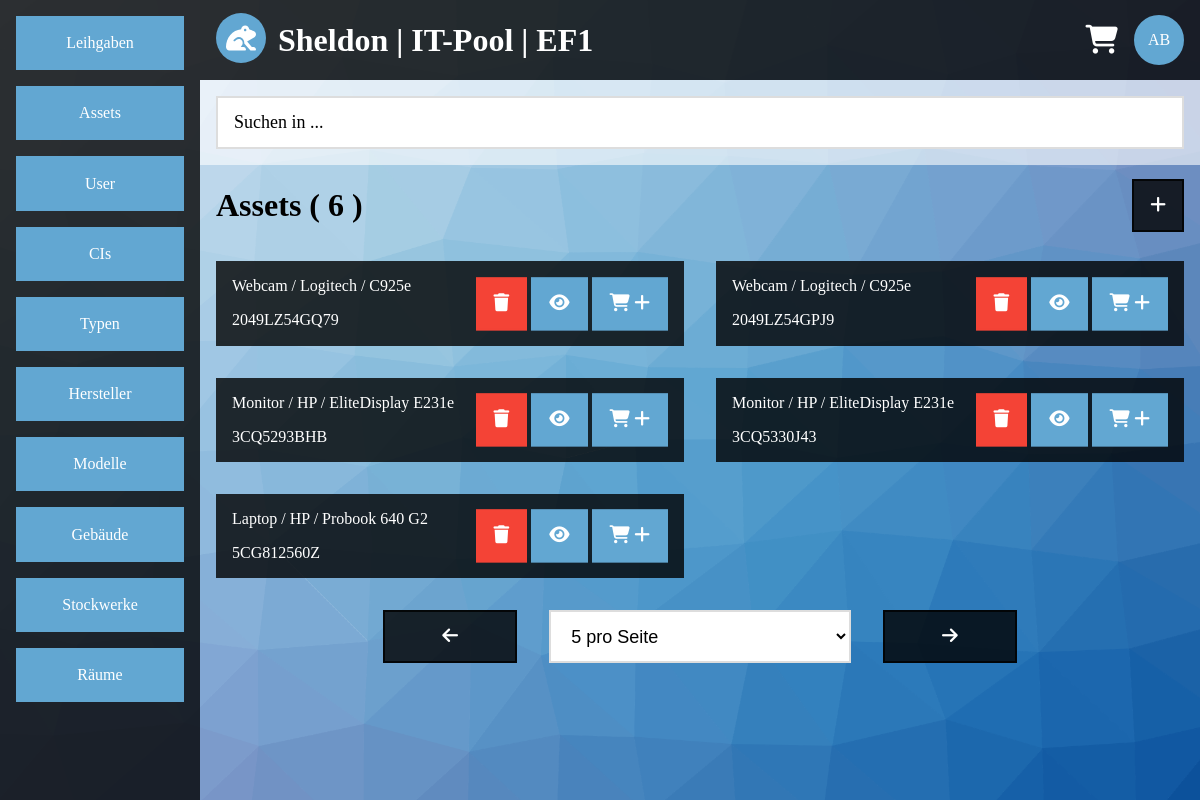
Before: /list.php?category=asset&site=0&amount=5 (signed in) with the older database file.
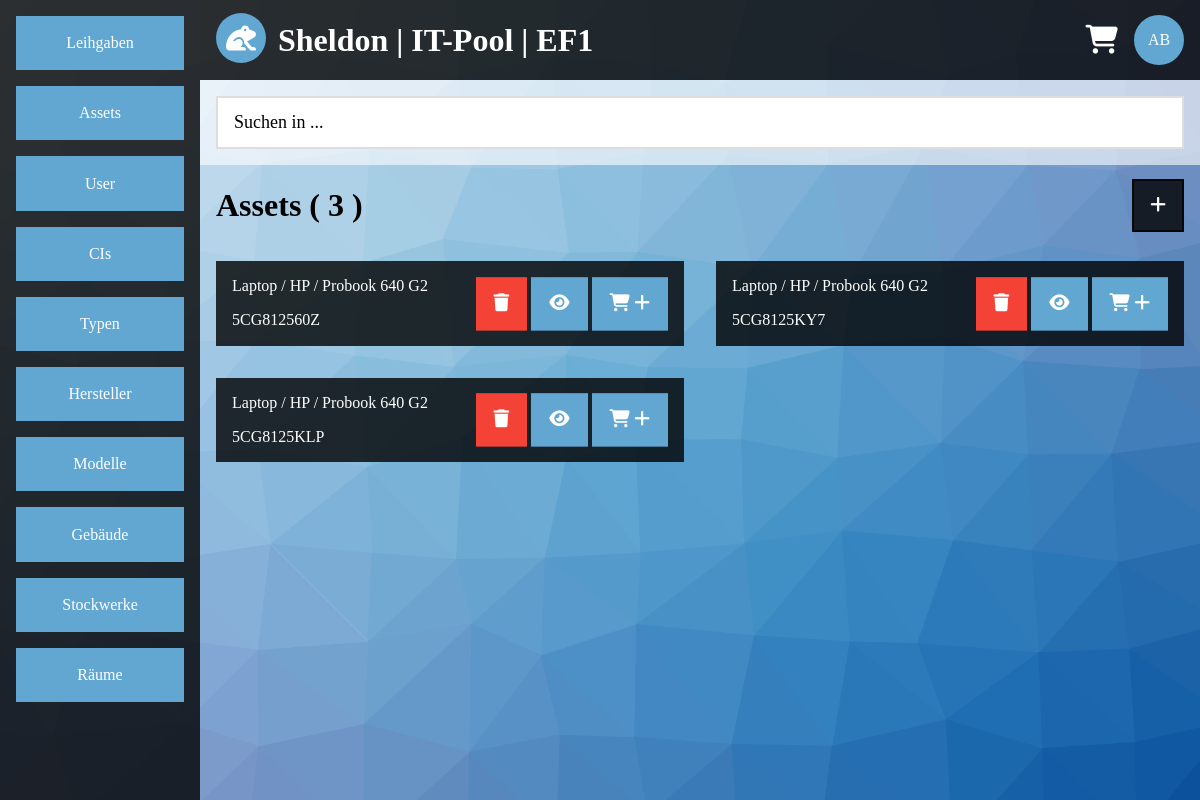
After: the same page with the newer database file.
### tables this page shows
CREATE TABLE IF NOT EXISTS `asset` (
  `asset_id` int(255) NOT NULL AUTO_INCREMENT,
  `asset_type_id` int(255) NOT NULL,
  `asset_vendor_id` int(255) NOT NULL,
  `asset_model_id` int(255) NOT NULL,
  `asset_building_id` int(255) NOT NULL DEFAULT '1',
  `asset_floor_id` int(255) NOT NULL DEFAULT '1',
  `asset_room_id` int(255) NOT NULL DEFAULT '1',
  `asset_serial` varchar(200) NOT NULL,
  `asset_cis` varchar(200) NOT NULL,
  `asset_description` varchar(200) NOT NULL DEFAULT '-',
  `asset_locked` enum('1','0') DEFAULT '0',
  PRIMARY KEY (`asset_id`),
  UNIQUE KEY `asset_serial` (`asset_serial`),
  KEY `asset_type_id` (`asset_type_id`),
  KEY `asset_vendor_id` (`asset_vendor_id`),
  KEY `asset_model_id` (`asset_model_id`),
  KEY `asset_building_id` (`asset_building_id`),
  KEY `asset_floor_id` (`asset_floor_id`),
  KEY `asset_room_id` (`asset_room_id`)
);

CREATE TABLE IF NOT EXISTS `type` (
  `type_id` int(11) NOT NULL AUTO_INCREMENT,
  `type_name` varchar(200) NOT NULL,
  PRIMARY KEY (`type_id`),
  UNIQUE KEY `type_name` (`type_name`)
);

CREATE TABLE IF NOT EXISTS `vendor` (
  `vendor_id` int(11) NOT NULL AUTO_INCREMENT,
  `vendor_name` varchar(200) NOT NULL,
  PRIMARY KEY (`vendor_id`),
  UNIQUE KEY `vendor_name` (`vendor_name`)
);

CREATE TABLE IF NOT EXISTS `model` (
  `model_id` int(11) NOT NULL AUTO_INCREMENT,
  `model_name` varchar(200) NOT NULL,
  PRIMARY KEY (`model_id`),
  UNIQUE KEY `model_name` (`model_name`)
);

### list.php (the view, shortened to what the rows shown need)
<?php
require($_SERVER['DOCUMENT_ROOT'].'/include/config.inc.php');
$output = '';
$sql = mysqli_connect($app_sqlhost,$app_sqluser,$app_sqlpasswd,$app_sqldb);
if(!$sql)
{
	$output .= '<div class="container">';
	$output .= '<div class="content-center container white-alpha">';
	$output .= '<h1>Error</h1>';
	$output .= '<div class="panel black-alpha">';
	$output .= '<p>Es konnte keine Datenbankverbindung hergestellt werden.</p>';
	$output .= '</div>';
	$output .= '</div>';
	$output .= '</div>';
}
else
{
	$sql->query('SET NAMES UTF8');
	if(!empty($_GET))
	{
		if(empty($_GET['category']) || $_GET['site'] == "" || empty($_GET['amount']))
		{
			$output .= '<div class="container">';
			$output .= '<div class="content-center container white-alpha">';
			$output .= '<h1>Error</h1>';
			$output .= '<div class="panel black-alpha">';
			$output .= '<p>Es wurden nicht alle Daten gesendet.</p>';
			$output .= '</div>';
			$output .= '</div>';
			$output .= '</div>';
		}
		else
		{
			if(preg_match('/[^a-z]/',$_GET['category']) == 0)
			{
				$allowed_category = array('lend','asset','user','vendor','model','type','building','floor','room','ci');
				if(in_array($_GET['category'],$allowed_category))
				{
					if(preg_match('/[^0-9]/',$_GET['site']) == 0)
					{
						if(preg_match('/[^0-9]/',$_GET['amount']) == 0)
						{
							$allowed_amount = array(5,10,15);
							if(in_array($_GET['amount'],$allowed_amount))
							{
								$category_german = array('Leihgaben','Assets','User','Hersteller','Modelle','Typen','Geb&auml;ude','Stockwerke','R&auml;ume','CIs');
								$array_key = array_search($_GET['category'],$allowed_category);
								$archived_input = '';
								if($_GET['category'] == $allowed_category[0])
								{
									if($_GET['archived'] == "")
									{
										header('location:http://'.$_SERVER['HTTP_HOST'].'/list.php?category=lend&site=0&amount=5&archived=0');
										exit;
									}
									else
									{
										if(preg_match('/[^0-9]/',$_GET['archived']) == 0)
										{
											$allowed_archived = array(0,1);
											if(in_array($_GET['archived'],$allowed_archived))
											{
												$archived_input .= '<input type="hidden" name="archived" value="'.$_GET['archived'].'"/>';
												$query = sprintf("
												SELECT lend_id
												FROM lend
												WHERE lend_archived = '%s';",
												$sql->real_escape_string($_GET['archived']));
												$result = $sql->query($query);
												$amount_gs = mysqli_num_rows($result);
												if($amount_gs > 0)
												{
													if($_GET['site']*$_GET['amount'] >= $amount_gs)
													{
														$_GET['site'] = 0;
													}
													$i = 0;
													$output .= '<div class="container">';
													$output .= '<table class="block"><tr>';
													if($_GET['archived'] == $allowed_archived[0])
													{
														$output .= '<td class="col-l6"><h1>aktive '.$category_german[$array_key].' ( '.$amount_gs.' )</h1></td>';
														$output .= '<td class="col-l6 text-right"><a class="btn-default border border-black-alpha black-alpha hover-white-alpha hover-text-black-alpha" href="list.php?category='.$_GET['category'].'&site=0&amount=5&archived=1"><i class="fa-solid fa-file-zipper"></i></a></td>';
													}
													else if($_GET['archived'] == $allowed_archived[1])
													{
														$output .= '<td class="col-l6"><h1>archivierte '.$category_german[$array_key].' ( '.$amount_gs.' )</h1></td>';
														$output .= '<td class="col-l6 text-right"><a class="btn-default border border-black-alpha black-alpha hover-white-alpha hover-text-black-alpha" href="list.php?category='.$_GET['category'].'&site=0&amount=5&archived=0"><i class="fas fa-clock"></i></a></td>';
													}
													$output .= '</tr></table>';
													$output .= '</div>';
													$output .= '<ul class="flex block">';
													$query = sprintf("
													SELECT lend_id,user_name,user_vname,lend_user_id,lend_start
													FROM lend
													INNER JOIN user ON user_id = lend_user_id
													WHERE lend_archived = '%s'
													LIMIT %s,%s;",
													$sql->real_escape_string($_GET['archived']),
													$sql->real_escape_string($_GET['site']*$_GET['amount']),
													$sql->real_escape_string($_GET['amount']));
													$result = $sql->query($query);
													while($row = $result->fetch_array(MYSQLI_ASSOC))
													{
														$lend_start = date('d.m.Y',strtotime($row['lend_start']));
														if($i == 2)
														{
															$output .= '</ul>';
															$output .= '<ul class="flex block">';
															$i = 0;
														}
														$output .= '<li class="col-s12 col-m6 col-l6">';
														$output .= '<div class="text-center-medium text-center-small margin container display-container black-alpha">';
														$output .= '<p>'.$row['lend_user_id'].'</p>';
														$output .= '<p>'.$row['user_name'].', '.$row['user_vname'].'</p>';
														$output .= '<p>verliehen am '.$lend_start.'</p>';
														$output .= '<div class="container-large display-middle-right-large section-medium section-small">';
														$output .= '<a class="btn-default border border-light-blue light-blue hover-white hover-text-blue" href="view.php?category='.$_GET['category'].'&id='.$row['lend_id'].'"><i class="fas fa-eye"></i></a>';
														$output .= '</div>';
														$output .= '</div>';
														$output .= '</li>';
														$i++;
													}
													$output .= '</ul>';
												}
												else
												{
													$output .= '<div class="container">';
													$output .= '<div class="content-center container white-alpha">';
													$output .= '<h1>Info</h1>';
													$output .= '<div class="panel black-alpha">';
													$output .= '<p>Es wurden keine Eintr&auml;ge gefunden.</p>';
													$output .= '<p><a class="block btn-default border border-light-blue light-blue hover-white hover-text-blue" href="list.php?category='.$_GET['category'].'&site=0&amount=5&archived=0">aktive Leihgaben</a></p>';
													$output .= '<p><a class="block btn-default border border-light-blue light-blue hover-white hover-text-blue" href="list.php?category='.$_GET['category'].'&site=0&amount=5&archived=1">archivierte Leihgaben</a></p>';
													$output .= '</div>';
													$output .= '</div>';
													$output .= '</div>';
												}
											}
											else
											{
												header('location:http://'.$_SERVER['HTTP_HOST'].'/list.php?category=lend&site=0&amount=5&archived=0');
												exit;
											}
										}
										else
										{
											header('location:http://'.$_SERVER['HTTP_HOST'].'/list.php?category=lend&site=0&amount=5&archived=0');
											exit;
										}
									}
								}
								else
								{
									$query = sprintf("
									SELECT %s_id
									FROM %s;",
									$sql->real_escape_string($_GET['category']),
									$sql->real_escape_string($_GET['category']));
									$result = $sql->query($query);
									$amount_gs = mysqli_num_rows($result);
									if($amount_gs > 0)
									{
										$i = 0;
										$output .= '<div class="container">';
										$output .= '<table class="block"><tr>';
										$output .= '<td class="col-l6"><h1>'.$category_german[$array_key].' ( '.$amount_gs.' )</h1></td>';
										$output .= '<td class="col-l6"><div class="text-right"><a class="btn-default border border-black-alpha black-alpha hover-white-alpha hover-text-black-alpha" href="add.php?category='.$_GET['category'].'"><i class="fas fa-plus"></i></a></div></td>';
										$output .= '</tr></table>';
										$output .= '</div>';
										$output .= '<ul class="flex block">';
										if($_GET['category'] == $allowed_category[1])
										{
											$query = sprintf("
											SELECT asset_id,type_name,vendor_name,model_name,asset_serial,asset_locked
											FROM asset
											INNER JOIN type ON type_id = asset_type_id
											INNER JOIN vendor ON vendor_id = asset_vendor_id
											INNER JOIN model ON model_id = asset_model_id
											LIMIT %s,%s;",
											$sql->real_escape_string($_GET['site']*$_GET['amount']),
											$sql->real_escape_string($_GET['amount']));
											$result = $sql->query($query);
											while($row = $result->fetch_array(MYSQLI_ASSOC))
											{
												if($i == 2)
												{
													$output .= '</ul>';
													$output .= '<ul class="flex block">';
													$i = 0;
												}
												$output .= '<li class="col-s12 col-m6 col-l6">';
												$output .= '<div class="text-center-medium text-center-small margin container display-container black-alpha">';
												$output .= '<p>'.$row['type_name'].' / '.$row['vendor_name'].' / '.$row['model_name'].'</p>';
												$output .= '<p>'.$row['asset_serial'].'</p>';
												$output .= '<div class="container-large display-middle-right-large section-medium section-small">';
												$output .= '<a class="btn-default border border-red red hover-white hover-text-red" href="del.php?category='.$_GET['category'].'&id='.$row['asset_id'].'&returnto='.urlencode('http://'.$_SERVER['HTTP_HOST'].'/list.php?category='.$_GET['category'].'&site='.$_GET['site'].'&amount='.$_GET['amount']).'"><i class="fas fa-trash"></i></a> ';
												$output .= '<a class="btn-default border border-light-blue light-blue hover-white hover-text-blue" href="view.php?category='.$_GET['category'].'&id='.$row['asset_id'].'&tab=general"><i class="fas fa-eye"></i></a> ';
												if(!$row['asset_locked'])
												{
													$output .= '<a class="btn-default border border-light-blue light-blue hover-white hover-text-blue" href="cart.php?aktion=add&category='.$_GET['category'].'&id='.$row['asset_id'].'"><i class="fas fa-shopping-cart"></i> <i class="fas fa-plus"></i></a>';
												}
												$output .= '</div>';
												$output .= '</div>';
												$output .= '</li>';
												$i++;
											}
										}
										$output .= '</ul>';
									}
								}
							}
						}
					}
				}
			}
		}
	}
}
?>
<!DOCTYPE HTML>
<html lang="de">
	<head>
		<?php
		require($_SERVER['DOCUMENT_ROOT'].'/include/head.inc.php');
		?>
	</head>
	<body>
		<?php
		require($_SERVER['DOCUMENT_ROOT'].'/include/body.inc.php');
		?>
	</body>
</html>

Changed rows visible on the page:
removed asset: asset_type.type_name "Webcam", asset_vendor.vendor_name "Logitech", asset_model.model_name "C925e", asset_serial "2049LZ54GQ79"
removed asset: asset_type.type_name "Webcam", asset_vendor.vendor_name "Logitech", asset_model.model_name "C925e", asset_serial "2049LZ54GPJ9"
removed asset: asset_type.type_name "Monitor", asset_vendor.vendor_name "HP", asset_model.model_name "EliteDisplay E231e", asset_serial "3CQ5293BHB"
removed asset: asset_type.type_name "Monitor", asset_vendor.vendor_name "HP", asset_model.model_name "EliteDisplay E231e", asset_serial "3CQ5330J43"
added asset: asset_type.type_name "Laptop", asset_vendor.vendor_name "HP", asset_model.model_name "Probook 640 G2", asset_serial "5CG8125KY7"
added asset: asset_type.type_name "Laptop", asset_vendor.vendor_name "HP", asset_model.model_name "Probook 640 G2", asset_serial "5CG8125KLP"
Other visible differences:
$amount_gs: "6" → "3"
form field amount: "5 pro Seite" → (not shown)
